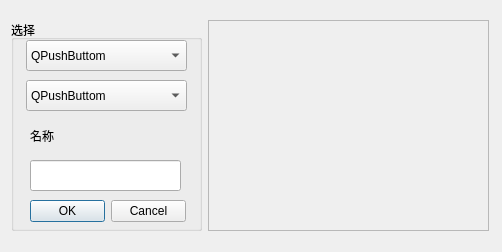
<?xml version="1.0" encoding="UTF-8"?>
<ui version="4.0">
 <class>Form</class>
 <widget class="QWidget" name="Form">
  <property name="geometry">
   <rect>
    <x>0</x>
    <y>0</y>
    <width>502</width>
    <height>252</height>
   </rect>
  </property>
  <property name="windowTitle">
   <string>Form</string>
  </property>
  <layout class="QHBoxLayout" name="horizontalLayout">
   <item>
    <widget class="QGroupBox" name="groupBox">
     <property name="minimumSize">
      <size>
       <width>191</width>
       <height>211</height>
      </size>
     </property>
     <property name="maximumSize">
      <size>
       <width>191</width>
       <height>211</height>
      </size>
     </property>
     <property name="title">
      <string>选择</string>
     </property>
     <widget class="QComboBox" name="comboBox_2">
      <property name="geometry">
       <rect>
        <x>15</x>
        <y>20</y>
        <width>161</width>
        <height>31</height>
       </rect>
      </property>
      <item>
       <property name="text">
        <string>QPushButtom</string>
       </property>
      </item>
     </widget>
     <widget class="QDialogButtonBox" name="buttonBox">
      <property name="geometry">
       <rect>
        <x>19</x>
        <y>180</y>
        <width>156</width>
        <height>23</height>
       </rect>
      </property>
      <property name="standardButtons">
       <set>QDialogButtonBox::Cancel|QDialogButtonBox::Ok</set>
      </property>
     </widget>
     <widget class="QComboBox" name="comboBox">
      <property name="geometry">
       <rect>
        <x>15</x>
        <y>60</y>
        <width>161</width>
        <height>31</height>
       </rect>
      </property>
      <item>
       <property name="text">
        <string>QPushButtom</string>
       </property>
      </item>
     </widget>
     <widget class="QLabel" name="label">
      <property name="geometry">
       <rect>
        <x>19</x>
        <y>100</y>
        <width>41</width>
        <height>31</height>
       </rect>
      </property>
      <property name="text">
       <string>名称</string>
      </property>
     </widget>
     <widget class="QLineEdit" name="lineEdit">
      <property name="geometry">
       <rect>
        <x>19</x>
        <y>140</y>
        <width>151</width>
        <height>31</height>
       </rect>
      </property>
     </widget>
    </widget>
   </item>
   <item>
    <widget class="QFrame" name="frame">
     <property name="minimumSize">
      <size>
       <width>281</width>
       <height>211</height>
      </size>
     </property>
     <property name="maximumSize">
      <size>
       <width>281</width>
       <height>211</height>
      </size>
     </property>
     <property name="frameShape">
      <enum>QFrame::StyledPanel</enum>
     </property>
     <property name="frameShadow">
      <enum>QFrame::Raised</enum>
     </property>
    </widget>
   </item>
   <item>
    <spacer name="horizontalSpacer">
     <property name="orientation">
      <enum>Qt::Horizontal</enum>
     </property>
     <property name="sizeHint" stdset="0">
      <size>
       <width>40</width>
       <height>20</height>
      </size>
     </property>
    </spacer>
   </item>
  </layout>
 </widget>
 <resources/>
 <connections/>
</ui>
